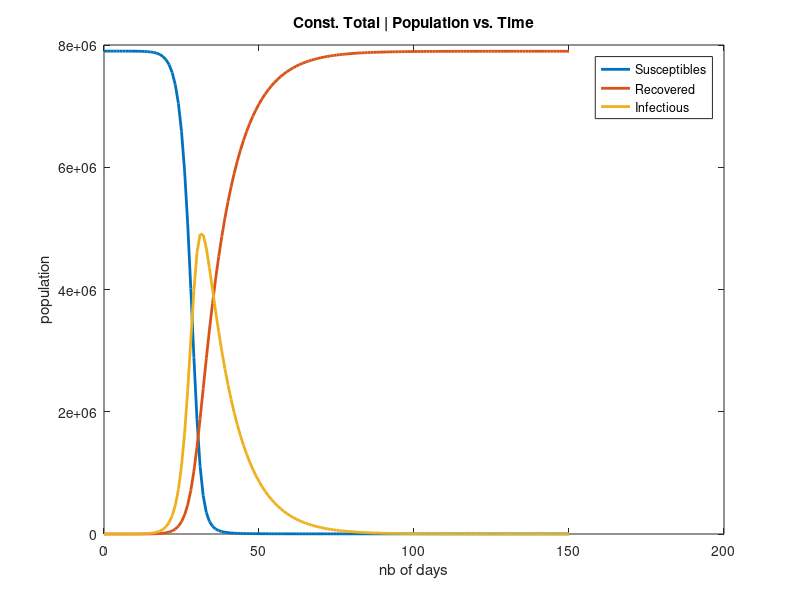
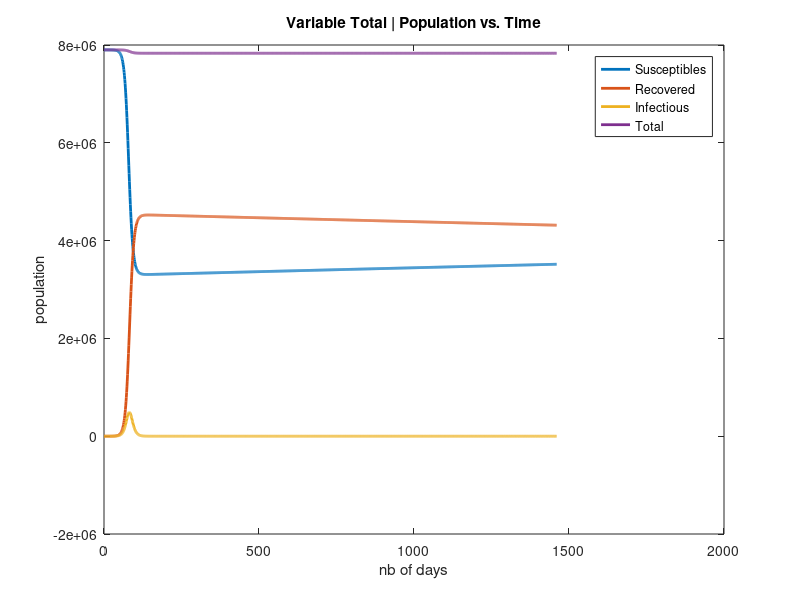
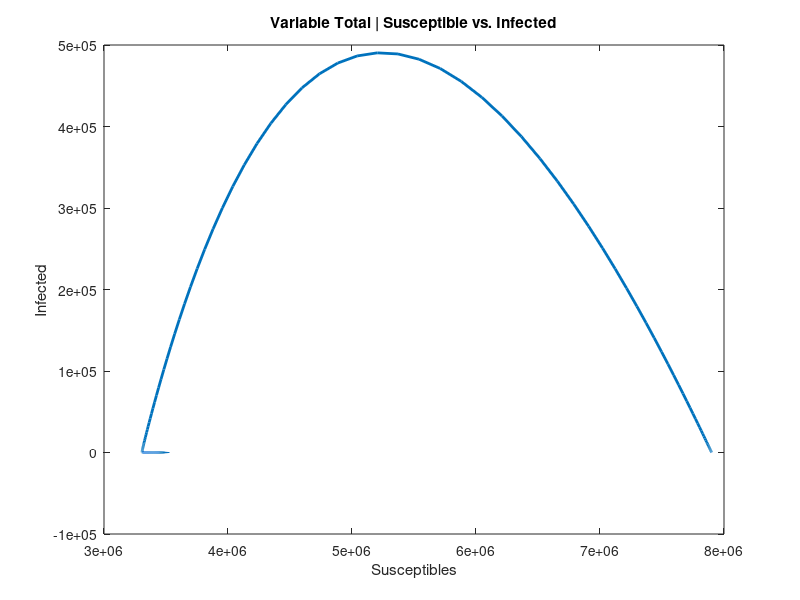
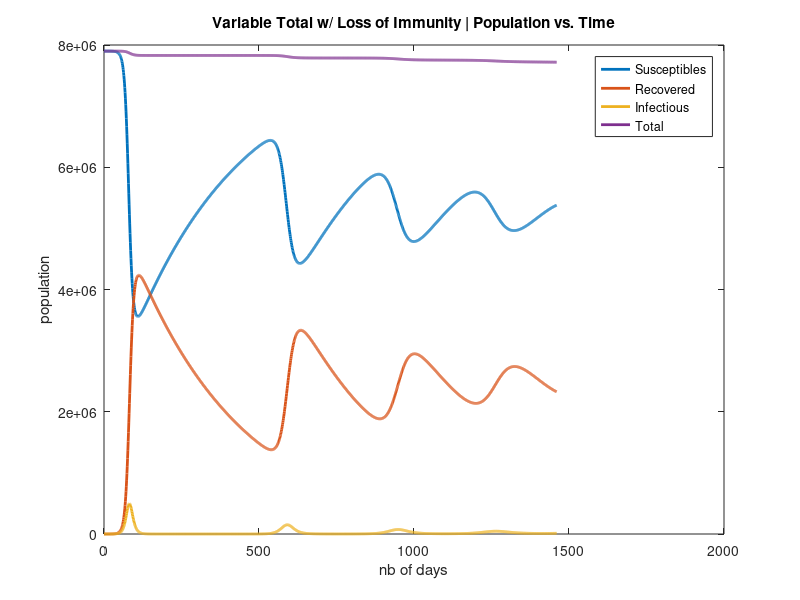

Reproduce these figures in MATLAB, in order.
% Pierce Zhang, CMOR220, Fall 2023, Project 6: Infectious Disease Model
% infectious_disease.m
% Script to solve several models to simulate SIR model over time
% Last Modified: 14 October 2023

% Main driver
function infectious_disease
solvesir;
end

% Project driver
function solvesir()
%% PART ONE: SIR MODEL CONSTANT POPULATION
% Initialize parameters
alpha = 0.7; beta = 0.1; M = 7.9e6; R0 = 0; I0 = 10; Tfinal = 150;
[Sval, Rval, Ival] = simpleSIR(M, alpha, beta, [M-I0-R0 R0], 150);
% Plot and label
figure(); grid on
plot(0:Tfinal, [Sval; Rval; Ival], "LineWidth",2);
xlabel("nb of days"); ylabel("population");
legend("Susceptibles","Recovered","Infectious");
title("Const. Total | Population vs. Time");

% QUESTION ANSWERED (PART 1.2): The parameters were altered so that
% alpha increased from 0.5 to 0.7 and beta decreased from 0.33 to 0.1.
% This means that each day, each infected had a greater number of
% contacts, causing susceptible pop. to fall as the infection rate
% would thereby increase. Of course, the infected population would also
% increase in response. This explains the steeper slope => faster rate
% of disease spread. Additionally, in the original model, the
% infectious population recovered before every susceptible could become
% infeted; but in the modified model, the infectious spread so quickly
% that not enough could recover in time, so all members of the
% population became infected. Of course, since recovery fraction was
% constant, all infected eventually recovered and no more infected were
% left, labelling everyone as recovered. This explains the different end
% behavior.
clear;

%% PART TWO: SIR MODEL VARIABLE TOTAL POPULATION
% Initialize parameters
alpha = 0.5; beta = 1/3; gamma = 0.01; mu = 1/(76*365); S0 = 7.9e6;
R0 = 0; I0 = 10; Tfinal = 4*365;
[Sval, Rval, Ival, Mval] = variableSIR(alpha, beta, gamma, mu, [S0 R0 I0], Tfinal);
% Plot and label
figure(); grid on
plot(0:Tfinal, [Sval; Rval; Ival; Mval], "LineWidth",2);
xlabel("nb of days"); ylabel("population");
legend("Susceptibles","Recovered","Infectious","Total");
title("Variable Total | Population vs. Time");

figure(); grid on
plot(Sval, Ival,"LineWidth",2);
xlabel("Susceptibles"); ylabel("Infected");
title("Variable Total | Susceptible vs. Infected");
clear;

%% PART THREE: SIR MODEL LOSS OF IMMUNITY
% Initialize parameters
alpha = 0.5; beta = 1/3; gamma = 0.01; mu = 1/(76*365); omega = 1/365;
S0 = 7.9e6; R0 = 0; I0 = 10; Tfinal = 4*365;
[Sval, Rval, Ival, Mval] = variableimmSIR(alpha, beta, gamma, mu, omega, [S0 R0 I0], Tfinal);
% Plot and label
figure(); grid on
plot(0:Tfinal, [Sval; Rval; Ival; Mval], "LineWidth",2);
xlabel("nb of days"); ylabel("population");
legend("Susceptibles","Recovered","Infectious","Total");
title("Variable Total w/ Loss of Immunity | Population vs. Time");

figure(); grid on
plot(Sval, Ival,"LineWidth",2);
xlabel("Susceptibles"); ylabel("Infected");
title("Variable Total w/ Loss of Immunity | Susceptible vs. Infected");
end

% Inputs:
% - M, total population
% - alpha, number of contacts per infected
% - beta, recovery fraction
% - initialval, vector containing S0 R0
% - Tfinal, number of days to run simulation
% Output: [Sval, Rval, Ival] vector containing values of each population
% at each specified time delta (per day)
function [Sval,Rval,Ival] = simpleSIR(M,alpha,beta,initialval,Tfinal)
% initialization of the variables
Sval(1) = initialval(1);
Rval(1) = initialval(2);
Ival(1) = M-Sval(1)-Rval(1);

% loop over the time steps
for i=1:Tfinal
    Sval(i+1) = Sval(i)-((alpha/M)*Sval(i)*Ival(i));
    Rval(i+1) = Rval(i)+(beta*Ival(i));
    Ival(i+1) = M-Sval(i+1)-Rval(i+1);
end
end

% Inputs:
% - alpha, number of contacts per infected
% - beta, recovery fraction
% - gamma, death rate due to infection
% - mu, death rate due to unrelated causes
% - initialval, vector containing S0 R0 I0
% - Tfinal, number of days to run simulation
% Output: [Sval, Rval, Ival, Mval] vector containing values of each
% population at each specified time delta (per day)
function [Sval,Rval,Ival,Mval] = variableSIR(alpha,beta,gamma,mu,initialval,Tfinal)
% initialization of the variables
Sval(1) = initialval(1);
Rval(1) = initialval(2);
Ival(1) = initialval(3);
Mval(1) = Sval(1)+Rval(1)+Ival(1);

% loop over the time steps
for i=1:Tfinal
    Sval(i+1) = Sval(i)-((alpha/Mval(i))*Sval(i)*Ival(i)) + mu*Mval(i) - mu*Sval(i);
    Rval(i+1) = Rval(i)+(beta*Ival(i)) - mu*Rval(i);
    Ival(i+1) = Mval(i)-Sval(i+1)-Rval(i+1) - (mu + gamma)*Ival(i);
    Mval(i+1) = Sval(i) + Rval(i) + Ival(i);
end
end

% Inputs:
% - alpha, number of contacts per infected
% - beta, recovery fraction
% - gamma, death rate due to infection
% - mu, death rate due to unrelated causes
% - omega, fraction of recovered who move into susceptibles (loss of
% immunity)
% - initialval, vector containing S0 R0 I0
% - Tfinal, number of days to run simulation
% Output: [Sval, Rval, Ival, Mval] vector containing values of each
% population at each specified time delta (per day)
function [Sval,Rval,Ival,Mval] = variableimmSIR(alpha,beta,gamma,mu,omega,initialval,Tfinal)
% initialization of the variables
Sval(1) = initialval(1);
Rval(1) = initialval(2);
Ival(1) = initialval(3);
Mval(1) = Sval(1)+Rval(1)+Ival(1);

% loop over the time steps
for i=1:Tfinal
    Sval(i+1) = Sval(i)-((alpha/Mval(i))*Sval(i)*Ival(i)) + mu*Mval(i) - mu*Sval(i) + omega*Rval(i);
    Rval(i+1) = Rval(i)+(beta*Ival(i)) - mu*Rval(i) - omega*Rval(i);
    Ival(i+1) = Mval(i)-Sval(i+1)-Rval(i+1) - (mu + gamma)*Ival(i);
    Mval(i+1) = Sval(i) + Rval(i) + Ival(i);
end
end